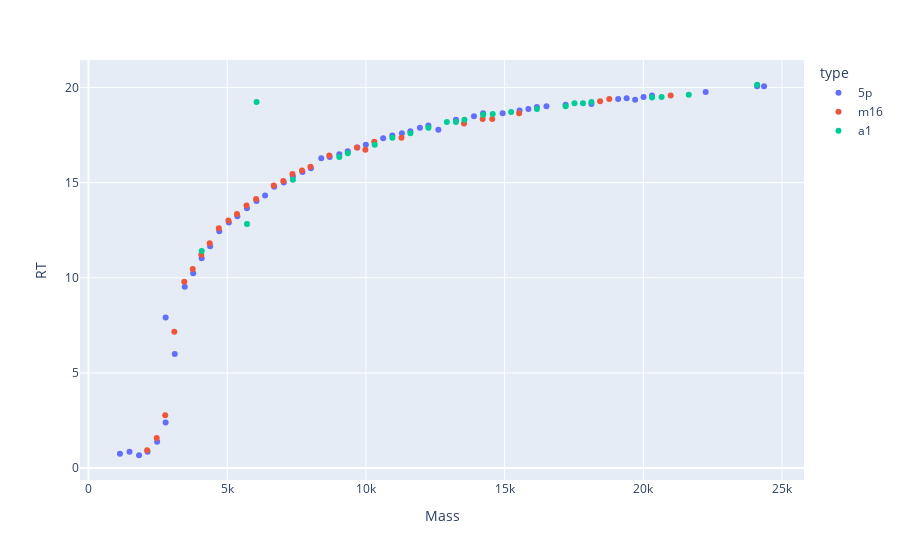
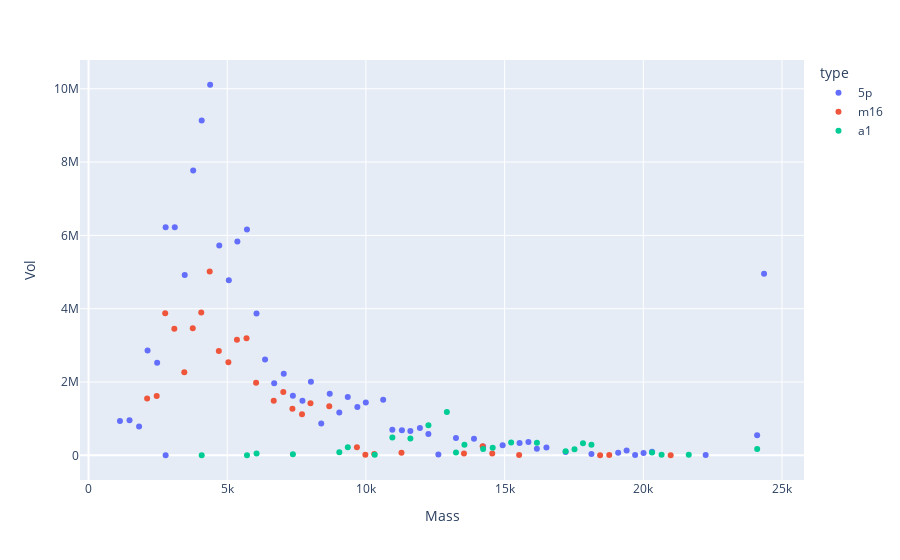
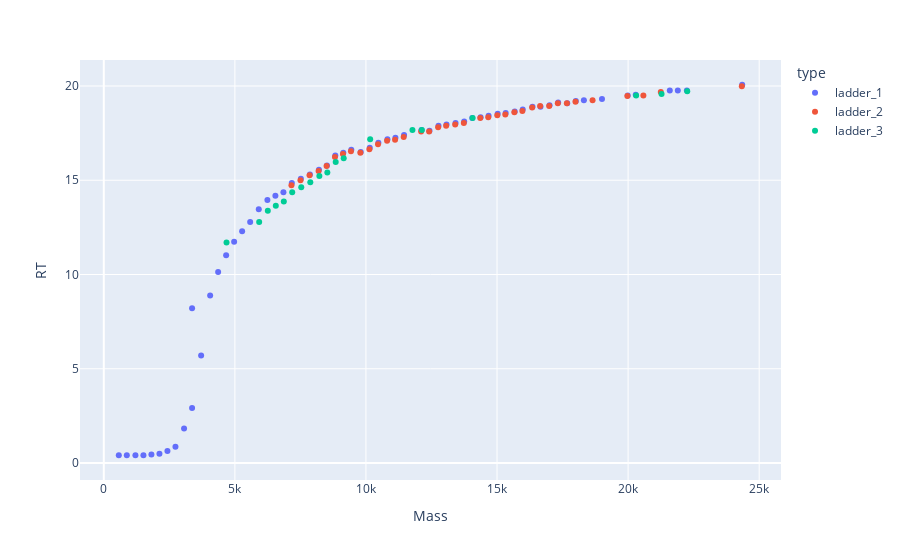

The notebook cell these images were saved under, in order:
### Code cell
df_sample = df
dft = df_ala_5p.copy()
dfm_5p = match_dfs(dft, df_sample)
dft.Mass -= 15.995
dfm_5p_m16 = match_dfs(dft, df_sample)
dft = df_ala_5p.copy()
dft.Mass += 1
dfm_5p_a1 = match_dfs(dft, df_sample)

dft = df_ala_3p.copy()
dfm_3p = match_dfs(dft, df_sample)
dft.Mass -= 14.0106
dfm_3p_m14 = match_dfs(dft, df_sample)
dft = df_ala_3p.copy()
dft.Mass += 15
dfm_3p_a15 = match_dfs(dft, df_sample)
plotly_multi_zones([dfm_5p, dfm_5p_m16, dfm_5p_a1], names=['5p', 'm16', 'a1'], y='RT')
plotly_multi_zones([dfm_5p, dfm_5p_m16, dfm_5p_a1], names=['5p', 'm16', 'a1'], y='Vol')
plotly_multi_zones([ dfm_3p, dfm_3p_m14, dfm_3p_a15], y='RT')
# plotly_zones(dfm_5p, dfm_3p)
dfm_5p.shape, dfm_3p.shape
